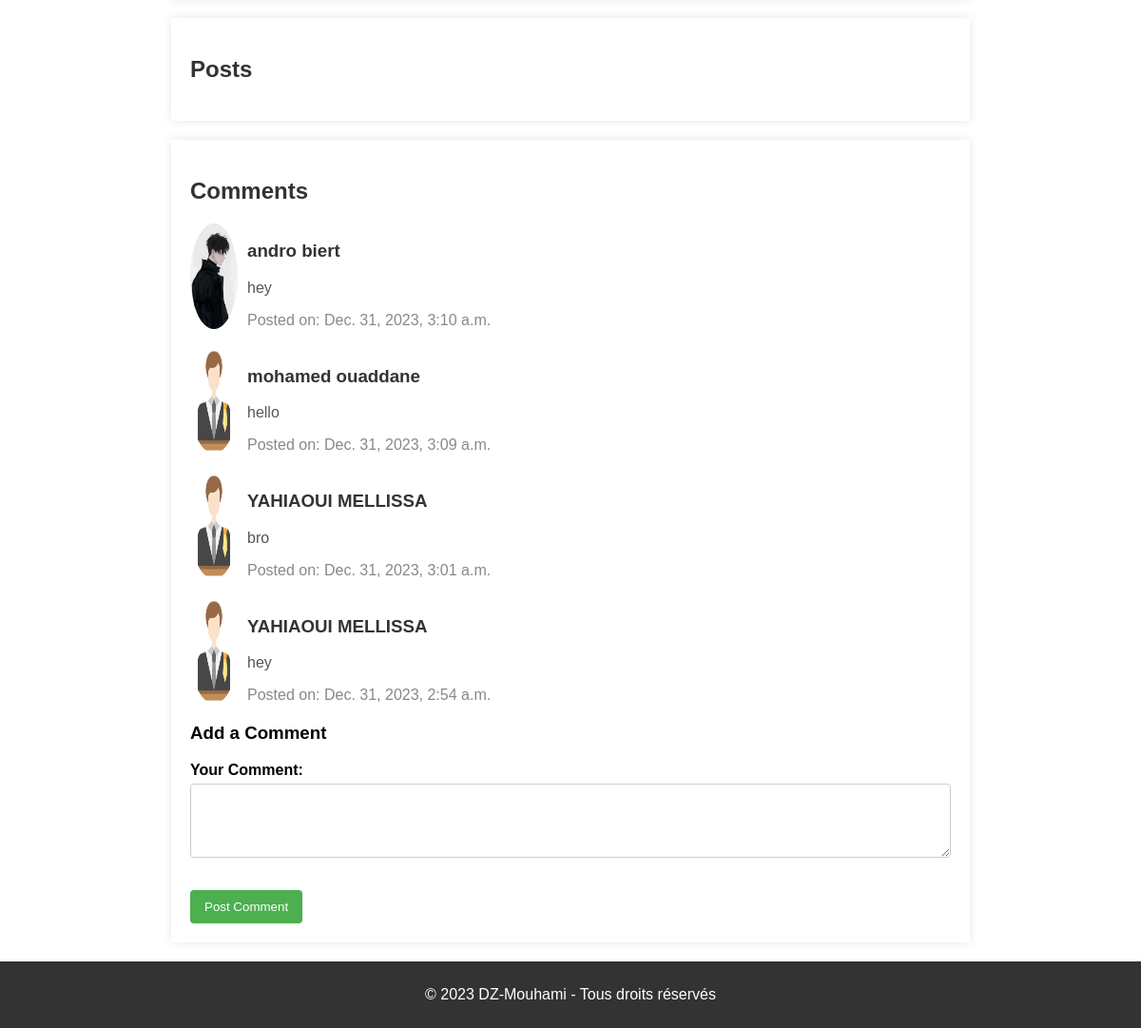
Page /profile/6/ (signed in, lower part) on the earlier database version.
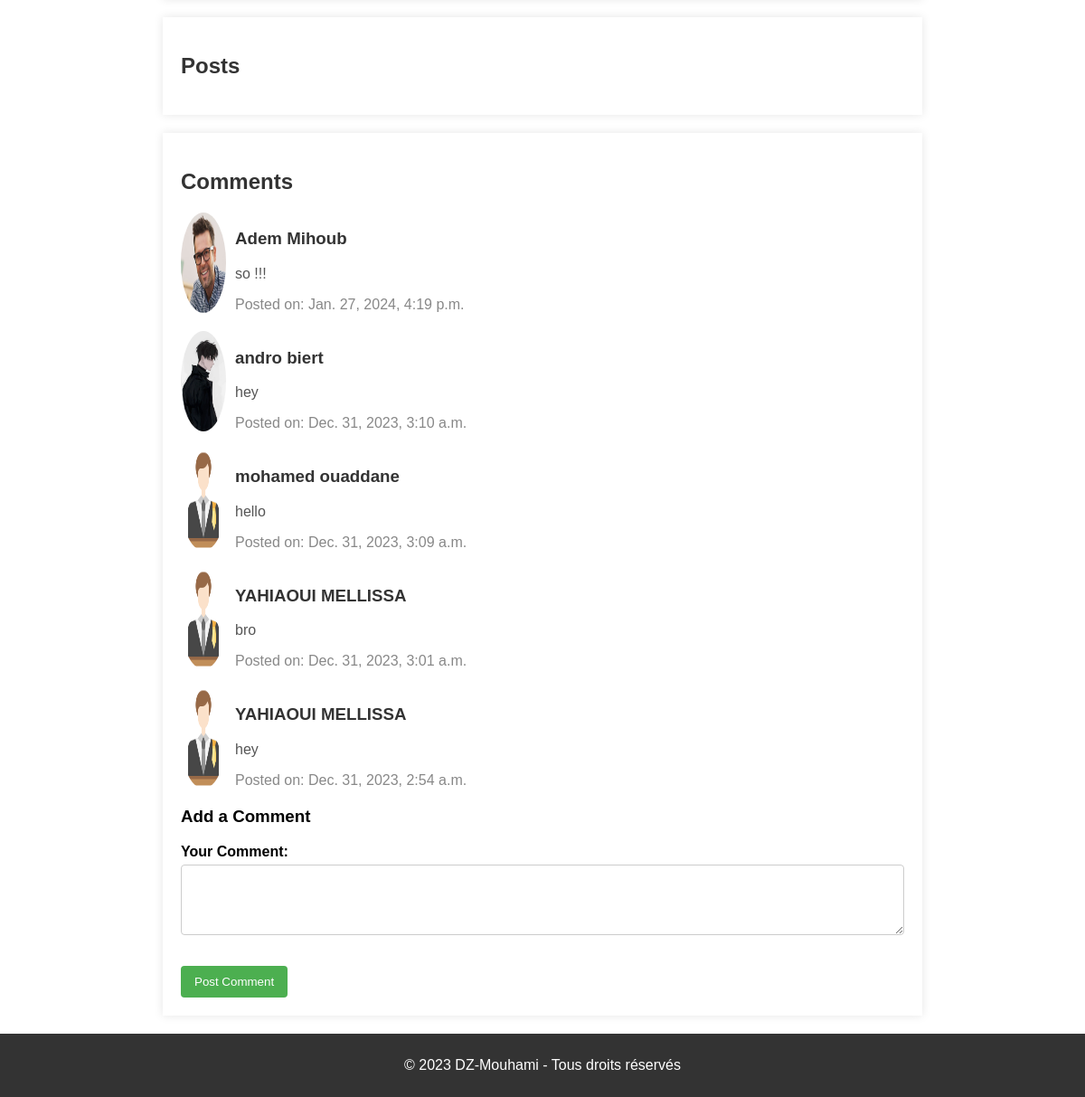
Same page on the later database version.
### avocat/models.py (models this page shows, shortened)
class Comment(models.Model):
    avocat = models.ForeignKey(Avocat , on_delete = models.CASCADE)
    host = models.ForeignKey(Visitor, on_delete=models.CASCADE)
    dateTimePub = models.DateTimeField(auto_now_add=True)
    content = models.TextField()
    class Meta:
        db_table = 'comment'

class Visitor(models.Model):
    user = models.OneToOneField(User,on_delete=models.CASCADE)
    firstName = models.CharField(max_length=20)
    lastName = models.CharField(max_length=20,null=True)
    photo = models.ImageField( null=True, blank=True , default='visitor.png' )
    class Meta:
        db_table = 'visitor'

### avocat/views.py (the view)
# urls.py: path('profile/<str:pk>/',views.profile,name="profile"),
def profile(request,pk):
    avocat = get_object_or_404(Avocat, id=pk)
    specialitees =avocat.specialitees.all()
    langues = avocat.langues.all()
    phone_numbers = PhoneNumbers.objects.filter(coordonnees=avocat.coordonnees)
    posts = Post.objects.filter(host= avocat).order_by('-dateTimePub')
    comments = Comment.objects.filter(avocat=avocat).order_by('-dateTimePub')
    rendezVousList = RendezVous.objects.filter(avocat=avocat)
    daysOfWork = avocat.dateWork
    timeWorkStart = avocat.timeWorkStart
    timeWorkEnd = avocat.timeWorkEnd
    form = PostForm()
    context = {
     'avocat':avocat ,
     'specialitees' : specialitees,
     'langues': langues ,
     'phone_numbers':phone_numbers,
     'posts':posts,
     'comments':comments,
      'form': form,
      'rendezVousList':rendezVousList ,
      'daysOfWork':daysOfWork ,
      'timeWorkStart':timeWorkStart,
      'timeWorkEnd':timeWorkEnd ,
     }
    return render(request,'avocat/profile.html',context)

### avocat/forms.py
class PostForm(forms.ModelForm):
    class Meta:
        model = Post
        fields = ['title', 'content']

### avocat/models.py (called while the page is built)
    def __str__(self):
        return self.langue

    def __str__(self):
        return self.phoneNumber

### avocat/templates/avocat/profile.html (shortened to what this page needs)
{%extends 'main.html'%}
{% load static %}
{%block content %}
    <section class="posts">
        <h2>Posts</h2>
    </section>
    <section class="comments">
        <h2>Comments</h2>
        {%for comment in comments%}
        <div class="comment">
            <img src="{{comment.host.photo.url}}" alt="Commenter Avatar">
            <div class="comment-content">
                <h3>{{comment.host.firstName}} {{comment.host.lastName}}</h3>
                <p>{{comment.content}}</p>
                <span class="comment-date">Posted on: {{comment.dateTimePub}}</span>
            </div>
        </div>
        {%endfor%}
        {% if user.is_authenticated %}
        <div class="comment-form">
            <h3>Add a Comment</h3>
            <form method="post" action="{% url 'add_comment' avocat.id %}">
                <div class="form-group">
                    <label for="id_content">Your Comment:</label>
                    <textarea name="content" id="id_content" rows="4" cols="50" required></textarea>
                </div>
                <button type="submit" class="btn btn-primary">Post Comment</button>
            </form>
        </div>
    {% else %}
        <p>Login to add comments.</p>
    {% endif %}
    </section>
{% endblock content %}

### templates/main.html (shortened to what this page needs)
{%load static %}
<!DOCTYPE html>
<html lang="en">
<head>
    <link rel="stylesheet" href="{%static 'css/style.css' %}">
</head>
<body>
    {%block content%}
    {%endblock content %}
    {%include 'footer.html'%}
</body>
</html>

### templates/footer.html
<footer>
    <p>© 2023 DZ-Mouhami - Tous droits réservés</p>
</footer>

### static/css/style.css (style rules this page uses)
body { font-family: Arial, sans-serif; margin: 0; padding: 0; box-sizing: border-box; height: 15vh; }
footer { background-color: #333; color: white; text-align: center; padding: 10px 0; position: relative; bottom: 0; width: 100%; }

### avocat/templates/avocat/profile.html (style rules this page uses)
section { max-width: 800px; margin: 20px auto; padding: 20px; background-color: #fff; box-shadow: 0 0 10px rgba(0, 0, 0, 0.1); }
h2 { color: #333; }
.posts { margin-top: 20px; }
.comments { margin-top: 20px; }
.comment { display: flex; margin-bottom: 20px; }
.comment img { border-radius: 50%; max-width: 50px; margin-right: 10px; }
.comment-content { flex-grow: 1; }
.comment h3 { color: #333; }
.comment p { color: #555; }
.comment-date { display: block; margin-top: 5px; color: #888; }
.form-group { margin-bottom: 20px; }
label { display: block; font-weight: bold; margin-bottom: 5px; }
input[type="text"], textarea { width: 100%; padding: 8px; box-sizing: border-box; margin-bottom: 10px; border: 1px solid #ccc; border-radius: 4px; }
button { background-color: #4CAF50; color: white; padding: 10px 15px; border: none; border-radius: 4px; cursor: pointer; }

Differences in the rows shown:
added Comment: host.photo (picture), host.firstName "Adem", host.lastName "Mihoub", content "so !!!", dateTimePub "Jan. 27, 2024, 4:19 p.m."
